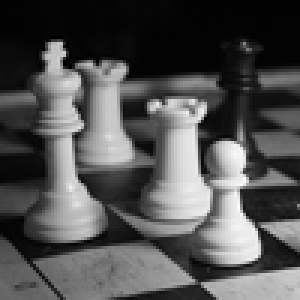
#> input picture grayscale.jpg, 100 x 100 px (shown 3 times larger)
$ python ex1.py
#> lines starting #> are read from the running program, lines starting #| are printed output that depends on the picture
import cv2
import numpy as np
from matplotlib import pyplot as plt
def readImg():
  G = cv2.imread("grayscale.jpg")
#> G is the input picture: shape (100, 100, 3); min 0, max 252, mean 81.3
  C = cv2.imread("RGB.jpg", cv2.IMREAD_COLOR)
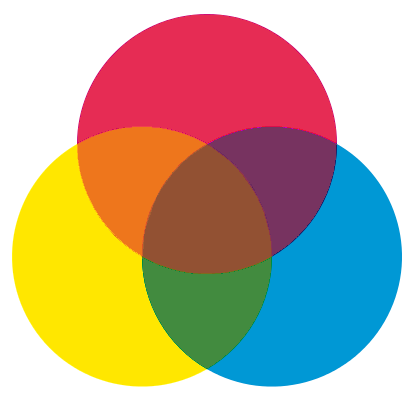
#> input picture RGB.jpg, 415 x 407 px
#> C is the input picture: shape (407, 415, 3); mean B, G, R 145.3, 171.6, 190.3
  cv2.imshow("C", C)
  cv2.waitKey(0)
  cv2.imshow("G", G)
  cv2.waitKey(0)
#readImg()
def hG():
  G = cv2.imread("grayscale.jpg",0)
#> G: shape (100, 100); min 0, max 252, mean 81.3
  #C = cv2.imread("grayscale.jpg", cv2.IMREAD_COLOR)
  rows, cols= G.shape
#> rows = 100; cols = 100
  count = 0
  n = np.array([])
  i = 0
  while i < 256:
    n= np.append(n, i)
    i = i + 1
  #mảng histogram
  histogram = np.ndarray(shape=256)
  for p in range(1, 256):
    for i in range(rows):
      for j in range(cols):
        if(G[i][j] == p-1):
          count = count + 1
    histogram[p] = count
    count = 0
  #print(frq)
  for p in range(0, 256):
    print("h(",p, ")", "=", histogram[p])
  #kiem tra = thu vien
  histr = cv2.calcHist([G],[0],None,[256],[0,256])
#> histr = 256 values, max 842 at index 3, min 0 at index 247, mean 39.06
  print(histr)
#> (printed output is left out)
  plt.plot(histr)
  plt.show()
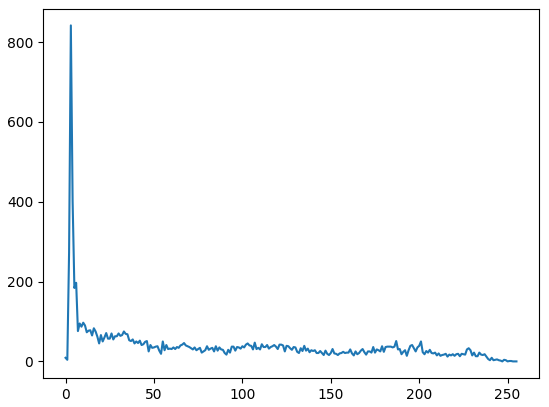
#> figure drawn by matplotlib, 1 panel; curve peaks at x = 3, y = 842
#hG()
# [27 lines left out: function hR, not called in this run]
  #print(rows, cols, bands)
  #print(C.shape)
#hR()
def hGR():
  C = cv2.imread("RGB.jpg", cv2.IMREAD_COLOR)
  rows, cols, bands = C.shape
#> rows = 407; cols = 415; bands = 3
  count = 0
  n = np.array([])
  i = 0
  while i < 256:
    n= np.append(n, i)
    i = i + 1
  #mảng histogram
  histogram = np.ndarray(shape=256)
  for p in range(1, 256):
    for i in range(rows):
      for j in range(cols):
        if(C[i][j][1] == p-1):
          count = count + 1
    histogram[p] = count
    count = 0
  #print(frq)
  for p in range(0, 256):
    print("h(",p, ")", "=", histogram[p])
  #kiem tra = thu vien
  histr = cv2.calcHist([C],[0],None,[256],[0,256])
  print(histr)
  plt.plot(histr)
  plt.show()
  #print(rows, cols, bands)
  #print(C.shape)
#hGR()
# [87 lines left out: functions hB, LuminanceImg, not called in this run]
#LuminanceImg()

if __name__ == "__main__":
  readImg()
  hG()
#> (the run stopped early here; a loop or call above may not have finished)
